Frame 1 (no input): blank canvas, image omitted
Frame 60 (no input): blank canvas, image omitted
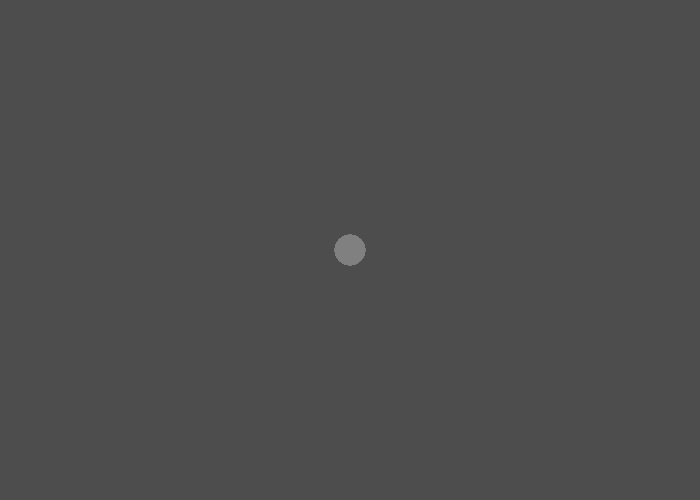
Frame 120 (the mouse pressed at the canvas centre since frame 60)

The p5.js sketch whose frames 1 and 60 were blank and that drew this single picture after the mouse press (run headless with seeded random() and noise() and a simulated clock; from frame 60 on, the mouse is pressed at the canvas centre):

// p5.js sketch
// ── sketch.js
function setup() {
  createCanvas(700, 500);
  background(77);
  }

function draw() {  
  
 stroke ("gray");
  fill ("gray");
  
  //console.Log(mouseIsPressed);
  
  if (mouseIsPressed)  { circle(mouseX,mouseY,30,30);
                        
    }
}
